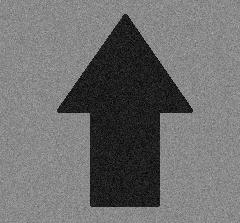
%> input picture entrega3/2-segmentacion_de_imagenes/imagen3.jpg, 240 x 223 px
$ octave umbral_global_basico.m   (GNU Octave 9; MATLAB toolbox functions it lacks are replaced by stand-ins)
%> lines starting %> are read from the running program, lines starting %| are printed output that depends on the picture; in (x1, y1, x2, y2) boxes, pixels count from 0 and x2, y2 are one past the last pixel; in counts of white or black regions, pixels touching at a corner belong together; the program's own positions count from 1
%Umbral Basico
clc;
clear;
close all;
pkg load image;

A = imread('imagen3.jpg');
%> A is the input picture: size 223x240 uint8; min 0, max 182, mean 110
subplot(2,2,1);
imshow(A);
title('Imagen Original');

A = im2double(A);
%> A: size 223x240 double
[m,n] = size(A);
%> m = 223; n = 240

T = 0.5;
B = zeros(m,n);
B(A>T) = 1;
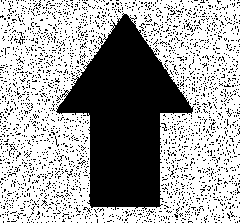
%> B: size 223x240 double; values 0 (black) and 1 (white), 63.6% white; 2543 black regions (2542 under 20 px), largest, box (x1, y1, x2, y2) and area: (56, 13, 194, 210) 13888
B(A<=T) = 0;
subplot(2,2,2);
imshow(B);
title(['Imagen Umbral T=' num2str(T)]);

T = 0.5; iter = 15;
for k = 1:iter

  I1 = (A>T);
  I2 = (A<=T);
  B1 = A.*I1;
  B2 = A.*I2;
  m1 = sum(sum(B1))/sum(sum(I1));
  m2 = sum(sum(B2))/sum(sum(I2));
  T = 0.5*(m1+m2);
endfor
%> this loop made 15 passes
%> (m1, m2, T) on passes 1 to 12: (0.55, 0.225, 0.387), (0.539, 0.116, 0.328), (0.539, 0.116, 0.328), (0.539, 0.116, 0.328), (0.539, 0.116, 0.328), (0.539, 0.116, 0.328), (0.539, 0.116, 0.328), (0.539, 0.116, 0.328), (0.539, 0.116, 0.328), (0.539, 0.116, 0.328), (0.539, 0.116, 0.328), (0.539, 0.116, 0.328)
%> pass 1, `B1 = A.*I1;`:
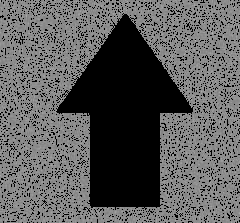
%> B1: size 223x240 double; min 0, max 0.714, mean 0.35
%> pass 1, `B2 = A.*I2;`:
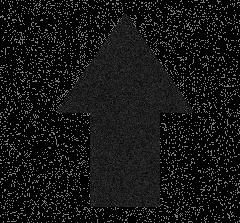
%> B2: size 223x240 double; min 0, max 0.498, mean 0.0818

C = zeros(m,n);
C(A>T) = 1;
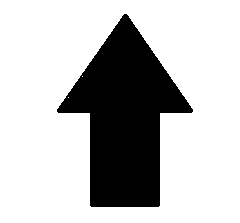
%> C: size 223x240 double; values 0 (black) and 1 (white), 74.5% white; 1 black region, box (x1, y1, x2, y2) and area: (57, 14, 193, 207) 13648
C(A<=T) = 0;
subplot(2,2,3);
imshow(C);
title(['Imagen Umbral T=' num2str(T)]);

subplot(2,2,4);
imhist(A);
title('Histograma imagen original');
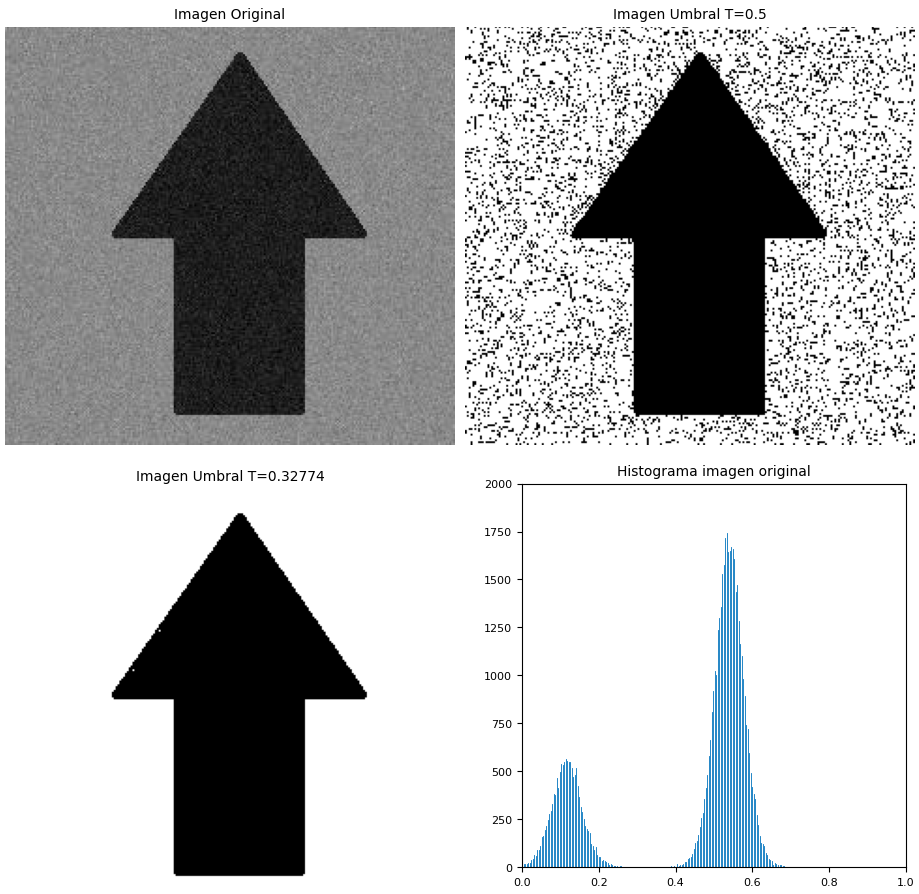
%> figure redrawn from the program's plot data, 4 panels

$ run again, with entrega3/2-segmentacion_de_imagenes/imagen1.jpg copied over entrega3/2-segmentacion_de_imagenes/imagen3.jpg
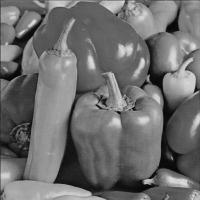
%> input picture entrega3/2-segmentacion_de_imagenes/imagen1.jpg, 200 x 200 px
%> A is the input picture: size 200x200 uint8; min 0, max 227, mean 109.9
%> A: size 200x200 double
%> `B(A>T) = 1;`:
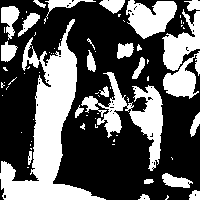
%> B: size 200x200 double; values 0 (black) and 1 (white), 36.6% white; 74 white regions (49 under 20 px), largest, box (x1, y1, x2, y2) and area: (0, 19, 106, 200) 6101, (81, 72, 163, 171) 2357, (126, 0, 177, 39) 1278
%> the loop `for k = 1:iter` made 15 passes
%> (m1, m2, T) on passes 1 to 8: (0.612, 0.326, 0.469), (0.594, 0.309, 0.452), (0.586, 0.302, 0.444), (0.583, 0.299, 0.441), (0.581, 0.298, 0.44), (0.581, 0.298, 0.44), (0.581, 0.298, 0.44), (0.581, 0.298, 0.44)
%> C: size 200x200 double; values 0 (black) and 1 (white), 47% white; 58 white regions (41 under 20 px), largest, box (x1, y1, x2, y2) and area: (0, 18, 106, 200) 6956, (74, 71, 163, 178) 4257, (125, 0, 200, 99) 4154
%> `title('Histograma imagen original');`:
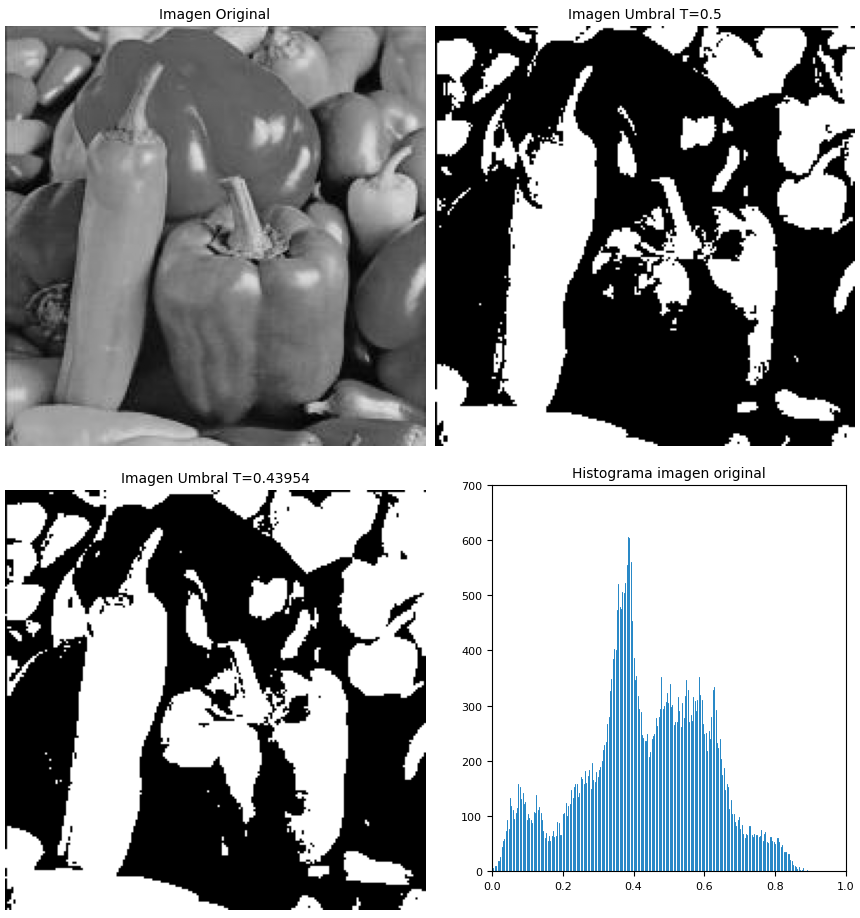
%> figure redrawn from the program's plot data, 4 panels

$ run again, with entrega3/2-segmentacion_de_imagenes/imagen4.jpg copied over entrega3/2-segmentacion_de_imagenes/imagen3.jpg
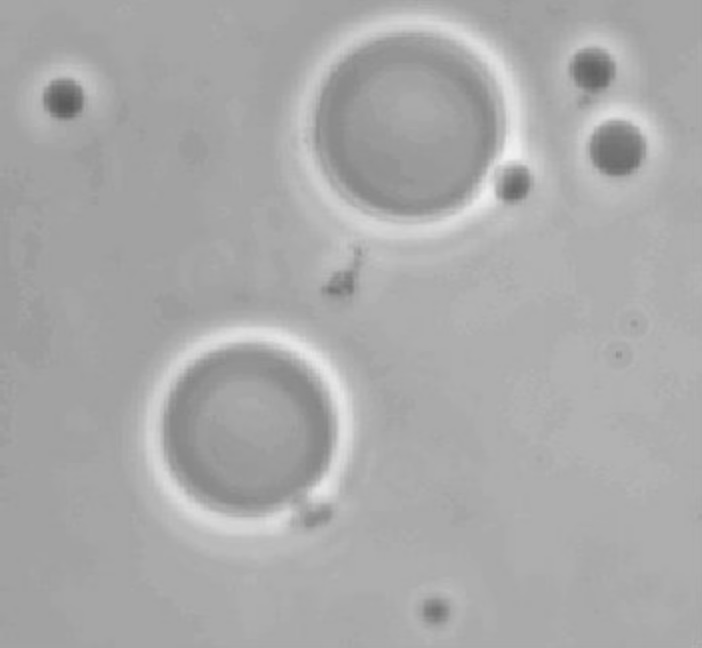
%> input picture entrega3/2-segmentacion_de_imagenes/imagen4.jpg, 702 x 648 px
%> A is the input picture: size 648x702x3 uint8; min 90, max 242, mean 169.6
%> A: size 648x702x3 double
%> `B(A>T) = 1;`:
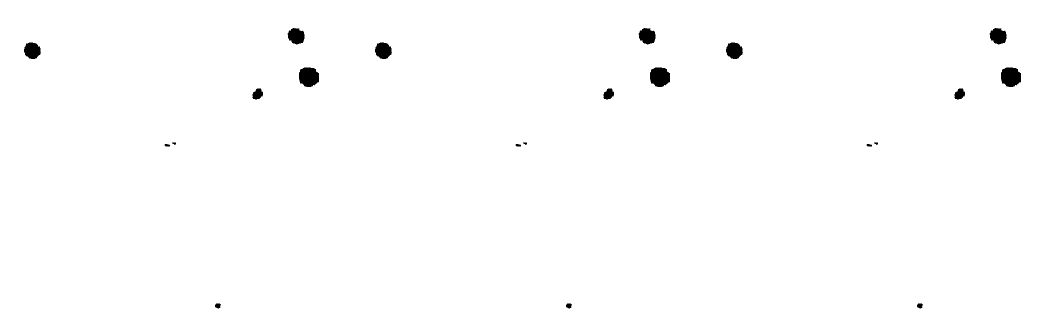
%> B: size 648x2106 double (shown at 1/2 size); values 0 (black) and 1 (white), 99.2% white; 21 black regions, largest, box (x1, y1, x2, y2) and area: (598, 135, 638, 174) 1282, (1300, 135, 1340, 174) 1282, (2002, 135, 2042, 174) 1282
%> the loop `for k = 1:iter` made 15 passes
%> (m1, m2, T) on passes 1 to 8: (0.667, 0.449, 0.558), (0.669, 0.517, 0.593), (0.673, 0.551, 0.612), (0.674, 0.564, 0.619), (0.676, 0.576, 0.626), (0.677, 0.581, 0.629), (0.677, 0.584, 0.631), (0.677, 0.584, 0.631)
%> C: size 648x2106 double; values 0 (black) and 1 (white), 87.2% white; 366 black regions (240 under 20 px), largest, box (x1, y1, x2, y2) and area: (315, 37, 496, 215) 19987, (1017, 37, 1198, 215) 19987, (1719, 37, 1900, 215) 19987
%> `title('Histograma imagen original');`:
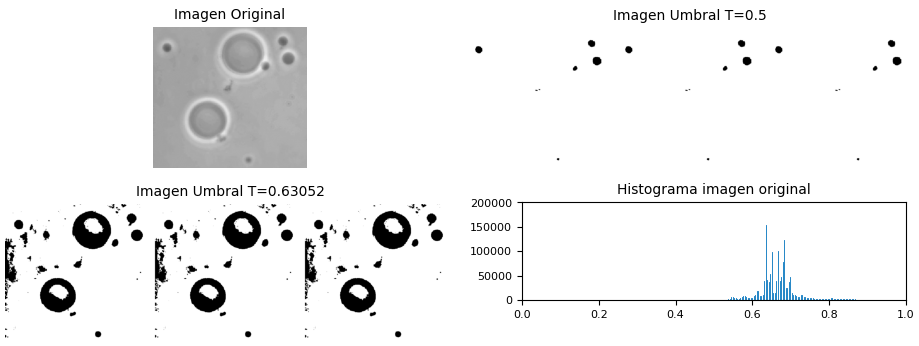
%> figure redrawn from the program's plot data, 4 panels

$ run again, with entrega3/2-segmentacion_de_imagenes/imagen6.jpg copied over entrega3/2-segmentacion_de_imagenes/imagen3.jpg
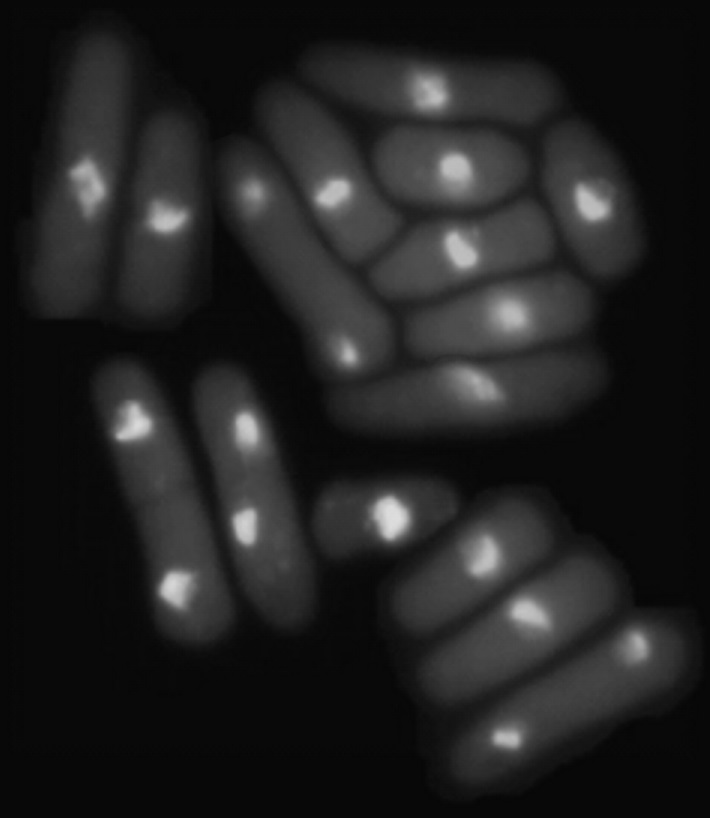
%> input picture entrega3/2-segmentacion_de_imagenes/imagen6.jpg, 710 x 818 px
%> A is the input picture: size 818x710x3 uint8; min 5, max 221, mean 33.1
%> A: size 818x710x3 double
%> `B(A>T) = 1;`:
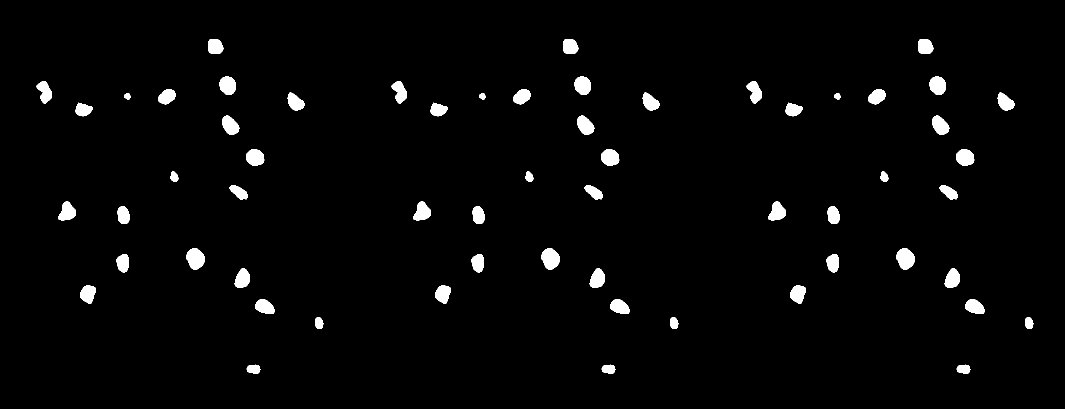
%> B: size 818x2130 double (shown at 1/2 size); values 0 (black) and 1 (white), 2.5% white; 60 white regions, largest, box (x1, y1, x2, y2) and area: (373, 496, 410, 540) 1179, (1083, 496, 1120, 540) 1179, (1793, 496, 1830, 540) 1179
%> the loop `for k = 1:iter` made 15 passes
%> (m1, m2, T) on passes 1 to 8: (0.641, 0.117, 0.379), (0.554, 0.111, 0.333), (0.509, 0.108, 0.308), (0.479, 0.105, 0.292), (0.443, 0.102, 0.273), (0.409, 0.0976, 0.253), (0.373, 0.091, 0.232), (0.345, 0.0841, 0.214)
%> C: size 818x2130 double; values 0 (black) and 1 (white), 32% white; 60 white regions (33 under 20 px), largest, box (x1, y1, x2, y2) and area: (228, 60, 587, 424) 81161, (938, 60, 1297, 424) 81161, (1648, 60, 2007, 424) 81161
%> `title('Histograma imagen original');`:
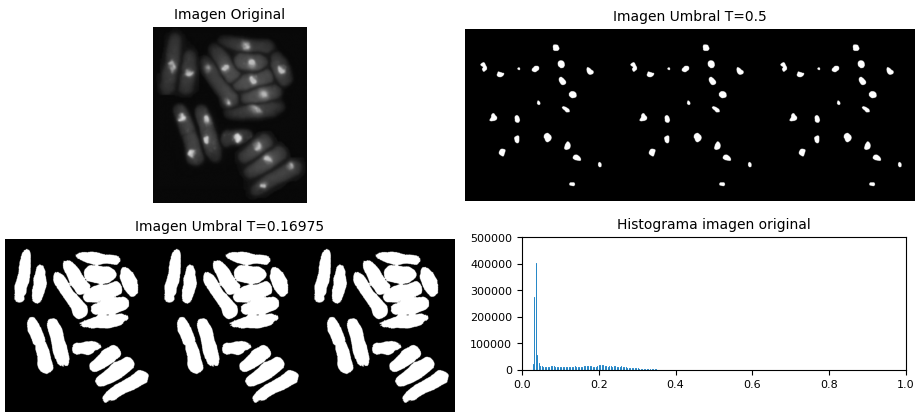
%> figure redrawn from the program's plot data, 4 panels
